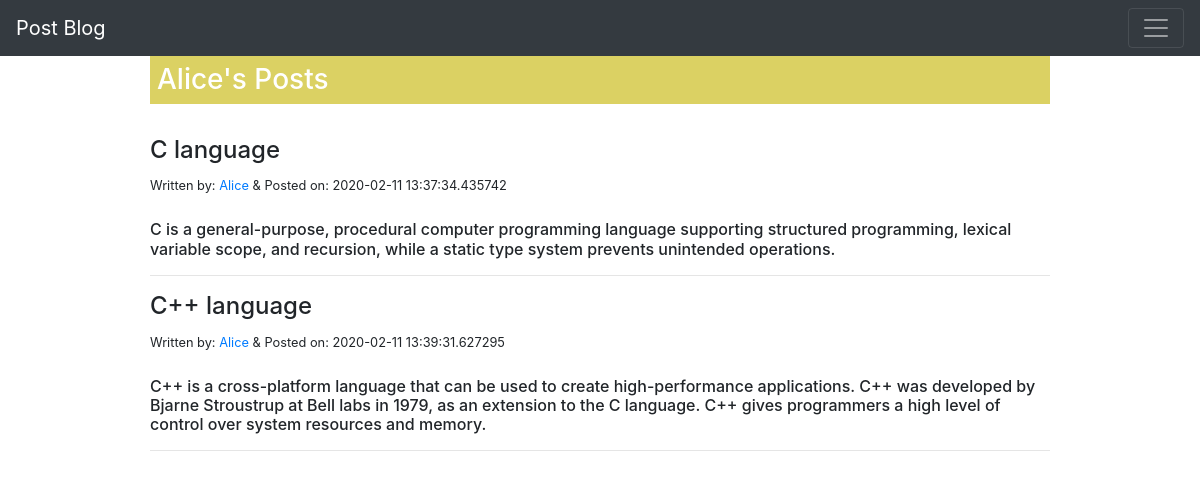
The app's page /index/account/Alice (signed in) with its own data.
### register.py (models this page shows, shortened)
class PostBlog(dbreg.Model, UserMixin):
	id=dbreg.Column(dbreg.Integer, primary_key=True)
	regusername=dbreg.Column(dbreg.String(50), nullable=False)
	title=dbreg.Column(dbreg.String(100), nullable=False)
	content=dbreg.Column(dbreg.Text, nullable=False)
	author=dbreg.Column(dbreg.String(20), nullable=False, default='N/A')
	date=dbreg.Column(dbreg.DateTime, nullable=False, default=datetime.utcnow)

### register.py (the view)
@app.route('/index/account/<string:pusrname>')
def account(pusrname):
	if current_user.is_authenticated:
		data=PostBlog.query.filter_by(regusername=pusrname).all()
		return render_template('account.html', datas=data)
	else:
		return redirect(url_for('index'))

### register.py (called while the page is built)
@login_manager.user_loader
def load_user(id):
	return reg.query.get(id)

### templates/account.html (shortened to what this page needs)
{% extends 'base.html' %}
{% block body %}
<nav class="navbar navbar-dark bg-dark">
  <a class="navbar-brand" href="/index">Post Blog</a>
  <button class="navbar-toggler" type="button" data-toggle="collapse" data-target="#navbarsExample01" aria-controls="navbarsExample01" aria-expanded="false" aria-label="Toggle navigation">
    <span class="navbar-toggler-icon"></span>
  </button>
</nav>
<div style="width: 75%; margin: 0px auto;">
{% for data in datas %}
	{% if loop.index == 1 %}
		{% if current_user.username == data.regusername %}
				<p class="h3" style="background: #dbd163; color: white; padding: 7px;"> Your Posts</p><br/>
		{% else %}
				<p class="h3" style="background: #dbd163; color: white; padding: 7px;"> {{ data.regusername }}'s Posts </p><br/>
		{% endif %}
	{% endif %}
{% endfor %}
{% for data in datas %}
	<h4>{{ data.title }}</h4>
	<small>Written by: <a href="/index/profile/{{ data.regusername }}">{{ data.regusername }}</a> &amp; Posted on: {{ data.date }}</small>
	<br/><br/>
	<h6 style="white-space: pre-wrap;">{{ data.content | safe }}</h6>
	<hr>
{% endfor %}
</div>
{% endblock %}

### records on screen
PostBlog: regusername "Alice", title "C language", date "2020-02-11 13:37:34.435742", content "C is a general-purpose, procedural computer programming language supporting structured programming, lexical variable scope, and recursion, while a static type system prevents unintended operations."
PostBlog: title "C++ language", regusername "Alice", date "2020-02-11 13:39:31.627295", content "C++ is a cross-platform language that can be used to create high-performance applications. C++ was developed by Bjarne Stroustrup at Bell labs in 1979, as an extension to the C language. C++ gives programmers a high level of control over system resources and memory."
